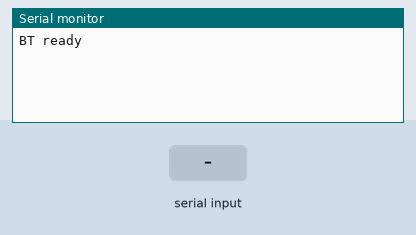
Simulated run of this sketch. Board: Arduino Uno, built with avr-gcc and run on an emulated ATmega328P. On the bench: the last lines printed to the serial monitor. The inputs (shaded band) are chosen by the test bench.

Above: at 1.2 s.
1.3 s: "1\n" received over Serial
At 1.7 s:
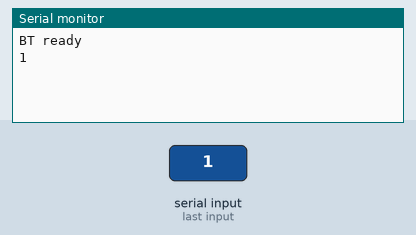
2.8 s: "0\n" received over the second serial link
At 4.2 s:
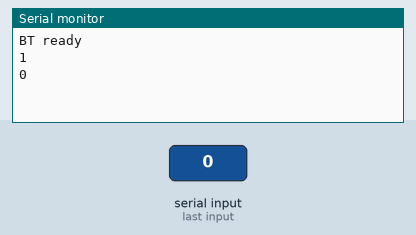
4.3 s: "2\n" received over Serial
At 5.2 s:
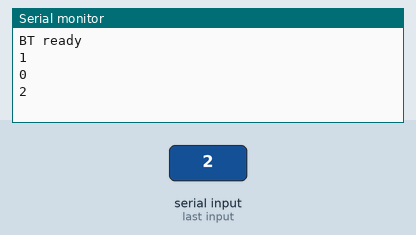

Measured:
- after the input at 1.3 s, the serial monitor: prints a new line at once (image 1)
- after the input at 2.8 s, the serial monitor: prints a new line after 1.0 s (image 2)
- after the input at 4.3 s, the serial monitor: prints a new line at once (image 3)

The sketch:

HC05TxRx.ino
```cpp
//藍牙模組 HC-05 測試
//2016.08.09
#include <SoftwareSerial.h> // 引用程式庫

// 藍牙模組腳位
SoftwareSerial BT(3, 4); // Rx, Tx

char val; // 儲存接收資料的變數
String val2;

void setup() {
    Serial.begin(9600); // 與電腦序列埠連線
    Serial.println("BT ready");
    BT.begin(9600);
}

void loop() {

    // 收到藍牙模組的資料，送到「序列埠監控視窗」(與模組連線的裝置傳到模組)
    // Receive
    if (BT.available()) {
        val2 = BT.readString();
        Serial.print(val2);
        Serial.print("\n");
    }

    // 若收到「序列埠監控視窗」的資料(電腦端經由Arduino發送)，送到藍牙模組
    // Send
    if (Serial.available()) {
      val = Serial.read();
       Serial.print(val);
       delay(5);
       BT.write(val);
    }
}
```
